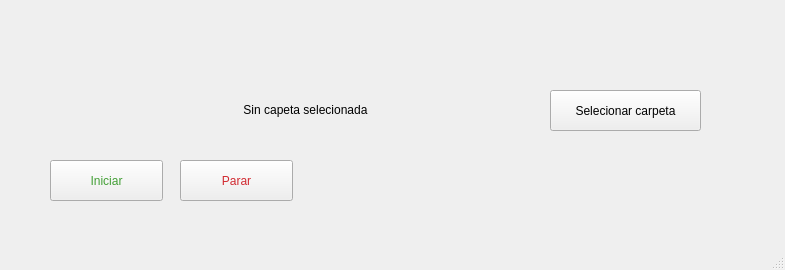
<?xml version="1.0" encoding="UTF-8"?>
<ui version="4.0">
 <class>ventana_principal</class>
 <widget class="QMainWindow" name="ventana_principal">
  <property name="geometry">
   <rect>
    <x>0</x>
    <y>0</y>
    <width>785</width>
    <height>270</height>
   </rect>
  </property>
  <property name="windowTitle">
   <string>Observador de archivo</string>
  </property>
  <widget class="QWidget" name="centralwidget">
   <widget class="QPushButton" name="boton_selecionar_carpeta">
    <property name="geometry">
     <rect>
      <x>550</x>
      <y>90</y>
      <width>151</width>
      <height>41</height>
     </rect>
    </property>
    <property name="text">
     <string>Selecionar carpeta</string>
    </property>
   </widget>
   <widget class="QLabel" name="label_direccion_carpeta">
    <property name="geometry">
     <rect>
      <x>100</x>
      <y>99</y>
      <width>411</width>
      <height>21</height>
     </rect>
    </property>
    <property name="text">
     <string>Sin capeta selecionada</string>
    </property>
    <property name="alignment">
     <set>Qt::AlignCenter</set>
    </property>
   </widget>
   <widget class="QPushButton" name="boton_iniciar">
    <property name="geometry">
     <rect>
      <x>50</x>
      <y>160</y>
      <width>113</width>
      <height>41</height>
     </rect>
    </property>
    <property name="styleSheet">
     <string notr="true">color: rgb(67, 159, 54);</string>
    </property>
    <property name="text">
     <string>Iniciar</string>
    </property>
   </widget>
   <widget class="QPushButton" name="boton_parar">
    <property name="geometry">
     <rect>
      <x>180</x>
      <y>160</y>
      <width>113</width>
      <height>41</height>
     </rect>
    </property>
    <property name="styleSheet">
     <string notr="true">color: rgb(209, 42, 49)</string>
    </property>
    <property name="text">
     <string>Parar</string>
    </property>
   </widget>
  </widget>
  <widget class="QStatusBar" name="statusbar"/>
 </widget>
 <resources/>
 <connections/>
</ui>
